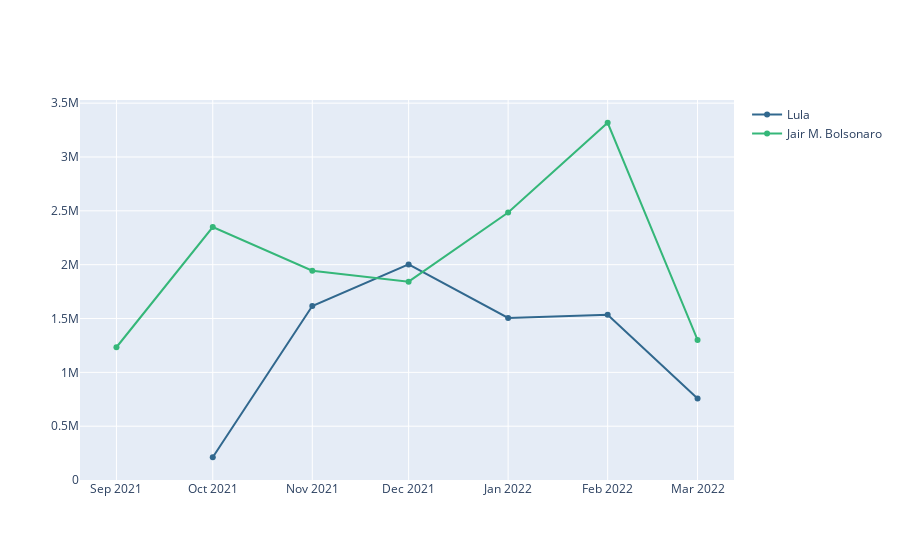

The notebook cell saved with this chart:
### Code cell
metric_curve(poli, 'like_count', ['Lula','Jair M. Bolsonaro'])

### Figure 1 — Plotly figure (JSON) as saved in the notebook; plotly's stock layout.template omitted (floating-point values rounded to 4 significant figures)
{"data": [{"line": {"color": "#31688e"}, "name": "Lula", "type": "scatter", "x": ["2021-10-01T00:00:00", "2021-11-01T00:00:00", "2021-12-01T00:00:00", "2022-01-01T00:00:00", "2022-02-01T00:00:00", "2022-03-01T00:00:00"], "y": [211627, 1615854, 2002724, 1505789, 1534049, 757618]}, {"line": {"color": "#35b779"}, "name": "Jair M. Bolsonaro", "type": "scatter", "x": ["2021-09-01T00:00:00", "2021-10-01T00:00:00", "2021-11-01T00:00:00", "2021-12-01T00:00:00", "2022-01-01T00:00:00", "2022-02-01T00:00:00", "2022-03-01T00:00:00"], "y": [1233217, 2349608, 1943334, 1842220, 2483832, 3318123, 1301403]}], "layout": {}}
